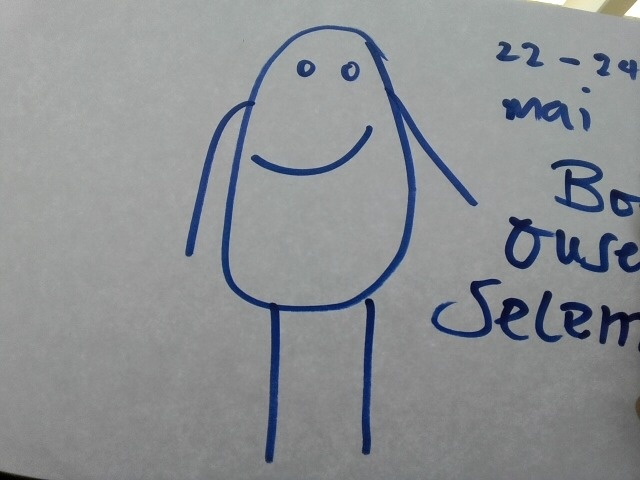
#> input picture assets/capture_figure.jpg, 640 x 480 px
$ python rigger_figure.py
#> lines starting #> are read from the running program, lines starting #| are printed output that depends on the picture; after the words box and inside, x2 and y2 are one past the last pixel; in counts of white or black regions, pixels touching at a corner belong together
#> in remove_background, img is the input picture: shape (480, 640, 3); mean B, G, R 146.7, 143.8, 140.5
import cv2
import os
import numpy as np


def _build_outer_figure_mask(img):
    gray = cv2.cvtColor(img, cv2.COLOR_BGR2GRAY)
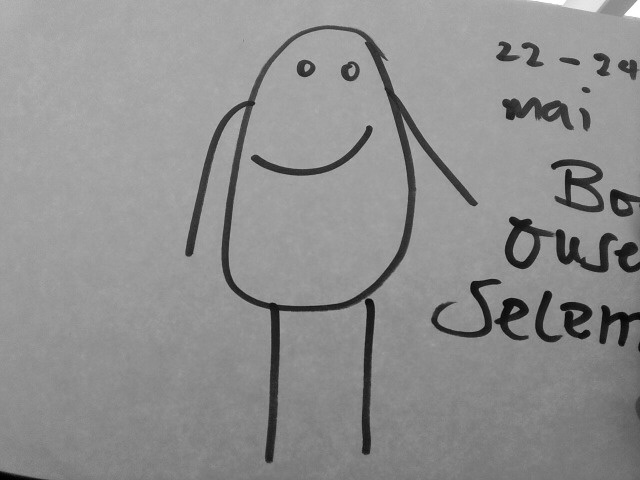
#> gray: shape (480, 640); min 0, max 255, mean 143.1
    _, background_mask = cv2.threshold(gray, 235, 255, cv2.THRESH_BINARY)
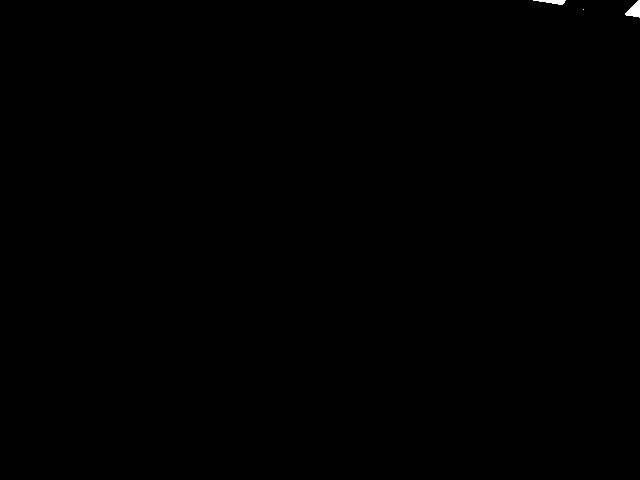
#> background_mask: shape (480, 640); 0.08% white; 3 white regions (1 under 20 px), largest, box (x1, y1, x2, y2) and area: (625, 0, 640, 18) 156, (533, 0, 566, 5) 95
    figure_seed = cv2.bitwise_not(background_mask)
#> figure_seed: shape (480, 640); 99.9% white; 3 black regions (1 under 20 px)

    contours, _ = cv2.findContours(figure_seed, cv2.RETR_EXTERNAL, cv2.CHAIN_APPROX_SIMPLE)
#> contours = 1 contour; box (x1, y1, x2, y2) and area: (0, 0, 640, 480) 305825
    if not contours:
        raise ValueError("No drawing detected in image")

    largest_contour = max(contours, key=cv2.contourArea)
#> largest_contour = contour of 25 points, box (x1, y1, x2, y2) (0, 0, 640, 480), area 305825
    clean_mask = np.zeros_like(gray)
    cv2.drawContours(clean_mask, [largest_contour], -1, 255, thickness=cv2.FILLED)
    return clean_mask


def remove_background(image_path, output_path=os.path.join("assets", "figure_no_bg.png")):
    img = cv2.imread(image_path)
    if img is None:
        raise FileNotFoundError(f"Could not read image: {image_path}")

    clean_mask = _build_outer_figure_mask(img)

    points = cv2.findNonZero(clean_mask)
#> points = contour of 306949 points, box (x1, y1, x2, y2) (0, 0, 640, 480), area 78
    if points is None:
        raise ValueError("No drawing detected in image")

    x, y, w, h = cv2.boundingRect(points)
#> x = 0; y = 0; w = 640; h = 480
    pad = 10
    x0 = max(x - pad, 0)
#> x0 = 0
    y0 = max(y - pad, 0)
#> y0 = 0
    x1 = min(x + w + pad, img.shape[1])
#> x1 = 640
    y1 = min(y + h + pad, img.shape[0])
#> y1 = 480
    cropped = img[y0:y1, x0:x1]
    cropped_mask = clean_mask[y0:y1, x0:x1]

    # Apply alpha channel so the result follows the figure shape.
    b, g, r = cv2.split(cropped)
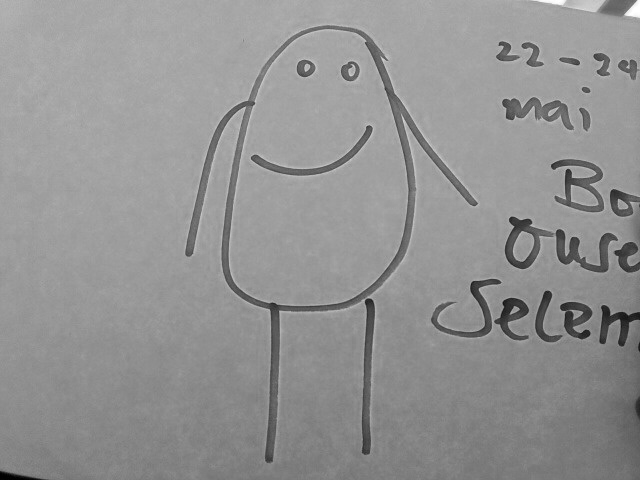
#> b: shape (480, 640); min 0, max 255, mean 146.7
    cutout = cv2.merge([b, g, r, cropped_mask])

    output_dir = os.path.dirname(output_path)
    if output_dir:
        os.makedirs(output_dir, exist_ok=True)

    cv2.imwrite(output_path, cutout)
    print("Cut figure shape with transparency")
    return output_path


if __name__ == "__main__":
    remove_background(os.path.join("assets", "capture_figure.jpg"))
